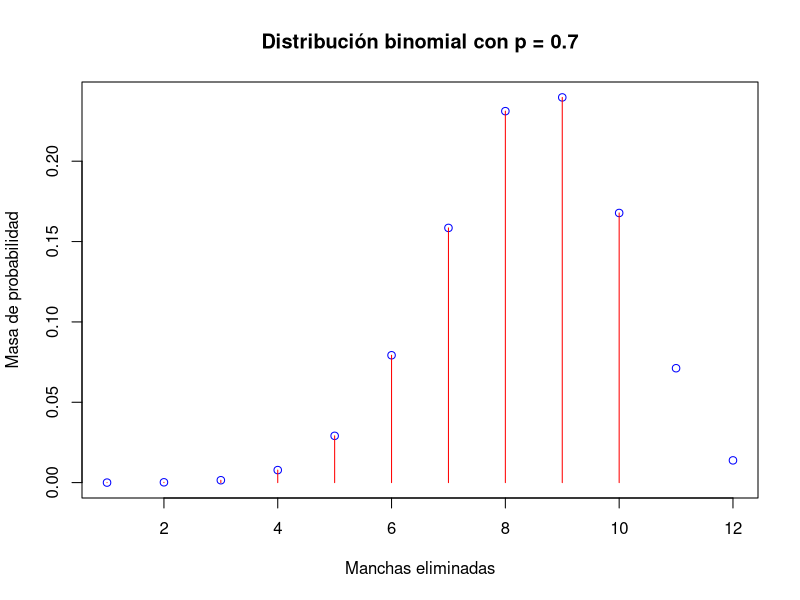
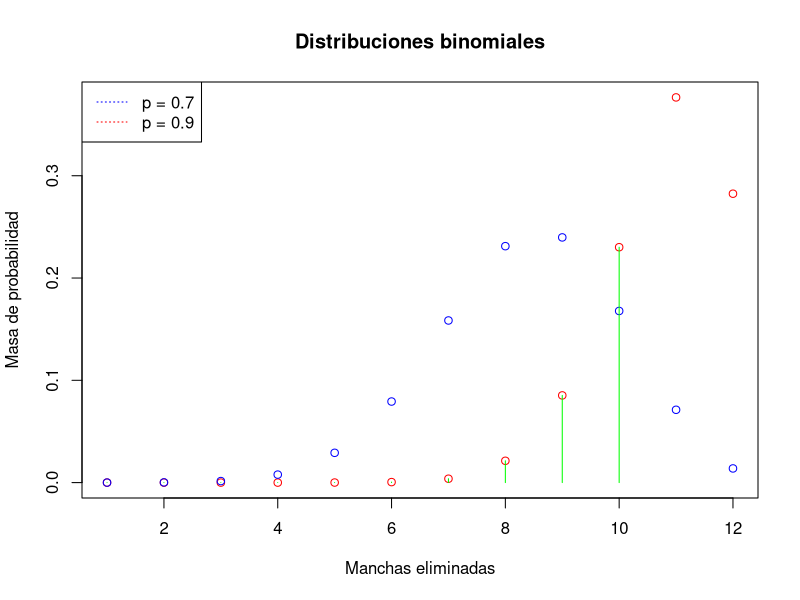
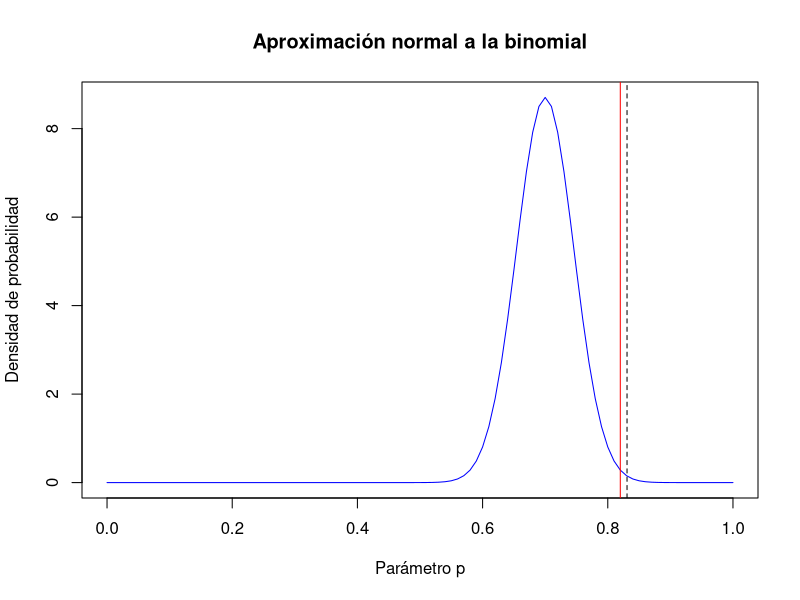

These charts were generated, in order, by the following R code:
## ---- chunk 1
eliminated_stains = 11;
h0 = 0.7

plot(dbinom(1:12, size = 12, prob = h0), col = 'blue', main = "Distribución binomial con p = 0.7", xlab = "Manchas eliminadas", ylab = "Masa de probabilidad")
lines(1:10, dbinom(1:10, size = 12, prob = h0), type = "h", col = 'red')

prob_eliminated_stains = pbinom(q = 10, size = 12, prob = h0)
significance = 1 - prob_eliminated_stains
## ---- chunk 2
real_p = 0.9

plot(dbinom(1:12, size = 12, prob = real_p), col = 'red', main = "Distribuciones binomiales", xlab = "Manchas eliminadas", ylab = "Masa de probabilidad")
lines(dbinom(1:12, size = 12, prob = h0), type = 'p', col = 'blue')
lines(dbinom(1:10, size = 12, prob = real_p), type = 'h', col = 'green')
legend(x = "topleft", legend = c("p = 0.7", "p = 0.9"), lty = c(3, 3), col = c('blue', 'red'))
## ---- chunk 3
beta = pbinom(q = 10, size = 12, prob = real_p)
## ---- chunk 4
stains = 100
eliminated_stains = 82
p_0 = 0.7

p_hat = eliminated_stains / stains

mean_p_hat = p_0
deviation_p_hat = sqrt(p_0 * (1 - p_0) / stains)

statistic_z_prop = (p_hat - mean_p_hat) / deviation_p_hat
critic_value = qnorm(pbinom(q = 82, size = 100, prob = p_0, lower.tail = FALSE), mean = mean_p_hat, sd = deviation_p_hat, lower.tail = FALSE)

curve(dnorm(x, mean = mean_p_hat, sd = deviation_p_hat), from = 0, to = 1, col = "blue", main = "Aproximación normal a la binomial", xlab = "Parámetro p", ylab = "Densidad de probabilidad")
abline(v = critic_value, lty = 2)
abline(v = p_hat, col = "red")
